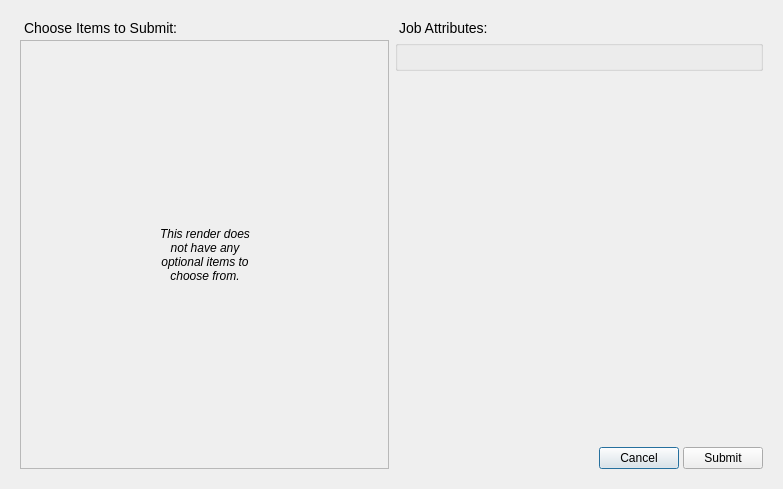
<?xml version="1.0" encoding="UTF-8"?>
<ui version="4.0">
 <class>Dialog</class>
 <widget class="QDialog" name="Dialog">
  <property name="geometry">
   <rect>
    <x>0</x>
    <y>0</y>
    <width>783</width>
    <height>489</height>
   </rect>
  </property>
  <property name="windowTitle">
   <string>Tank Dialog</string>
  </property>
  <layout class="QHBoxLayout" name="horizontalLayout_2">
   <item>
    <widget class="QStackedWidget" name="central_stackedWidget">
     <property name="currentIndex">
      <number>0</number>
     </property>
     <widget class="QWidget" name="submit_page">
      <layout class="QHBoxLayout" name="horizontalLayout_4">
       <item>
        <layout class="QVBoxLayout" name="verticalLayout_7" stretch="0,0">
         <property name="spacing">
          <number>4</number>
         </property>
         <item>
          <widget class="QLabel" name="items_title_label">
           <property name="styleSheet">
            <string notr="true">#items_title_label {
font-size: 14px
}</string>
           </property>
           <property name="text">
            <string>Choose Items to Submit:</string>
           </property>
           <property name="indent">
            <number>4</number>
           </property>
          </widget>
         </item>
         <item>
          <widget class="QStackedWidget" name="renders_stacked_widget">
           <property name="styleSheet">
            <string notr="true"/>
           </property>
           <property name="currentIndex">
            <number>1</number>
           </property>
           <widget class="QWidget" name="renders_page">
            <layout class="QHBoxLayout" name="horizontalLayout_7">
             <property name="spacing">
              <number>0</number>
             </property>
             <property name="margin">
              <number>0</number>
             </property>
             <item>
              <widget class="QScrollArea" name="task_scroll">
               <property name="styleSheet">
                <string notr="true">#task_scroll {
border-style: solid;
border-width: 1px;
border-radius: 2px;
border-color: rgb(32,32,32);
}</string>
               </property>
               <property name="widgetResizable">
                <bool>true</bool>
               </property>
               <widget class="QWidget" name="contents">
                <property name="geometry">
                 <rect>
                  <x>0</x>
                  <y>0</y>
                  <width>359</width>
                  <height>419</height>
                 </rect>
                </property>
               </widget>
              </widget>
             </item>
            </layout>
           </widget>
           <widget class="QWidget" name="no_renders_page">
            <property name="styleSheet">
             <string notr="true"/>
            </property>
            <layout class="QVBoxLayout" name="verticalLayout_2" stretch="0">
             <property name="spacing">
              <number>0</number>
             </property>
             <property name="margin">
              <number>0</number>
             </property>
             <item>
              <widget class="QFrame" name="no_renders_frame">
               <property name="styleSheet">
                <string notr="true">#no_publishes_frame {
border-style: solid;
border-width: 1px;
border-radius: 2px;
border-color: rgb(32,32,32);
}</string>
               </property>
               <property name="frameShape">
                <enum>QFrame::StyledPanel</enum>
               </property>
               <property name="frameShadow">
                <enum>QFrame::Raised</enum>
               </property>
               <layout class="QVBoxLayout" name="verticalLayout_3">
                <property name="spacing">
                 <number>0</number>
                </property>
                <property name="margin">
                 <number>0</number>
                </property>
                <item>
                 <spacer name="verticalSpacer">
                  <property name="orientation">
                   <enum>Qt::Vertical</enum>
                  </property>
                  <property name="sizeHint" stdset="0">
                   <size>
                    <width>0</width>
                    <height>88</height>
                   </size>
                  </property>
                 </spacer>
                </item>
                <item>
                 <layout class="QHBoxLayout" name="horizontalLayout_9" stretch="0,0,0">
                  <item>
                   <spacer name="horizontalSpacer_6">
                    <property name="orientation">
                     <enum>Qt::Horizontal</enum>
                    </property>
                    <property name="sizeHint" stdset="0">
                     <size>
                      <width>0</width>
                      <height>20</height>
                     </size>
                    </property>
                   </spacer>
                  </item>
                  <item>
                   <widget class="QLabel" name="label_6">
                    <property name="text">
                     <string>&lt;html&gt;&lt;head/&gt;&lt;body&gt;&lt;p&gt;&lt;span style=&quot; font-style:italic;&quot;&gt;This render does not have any optional items to choose from.&lt;/span&gt;&lt;/p&gt;&lt;/body&gt;&lt;/html&gt;</string>
                    </property>
                    <property name="alignment">
                     <set>Qt::AlignCenter</set>
                    </property>
                    <property name="wordWrap">
                     <bool>true</bool>
                    </property>
                   </widget>
                  </item>
                  <item>
                   <spacer name="horizontalSpacer_7">
                    <property name="orientation">
                     <enum>Qt::Horizontal</enum>
                    </property>
                    <property name="sizeType">
                     <enum>QSizePolicy::Expanding</enum>
                    </property>
                    <property name="sizeHint" stdset="0">
                     <size>
                      <width>0</width>
                      <height>20</height>
                     </size>
                    </property>
                   </spacer>
                  </item>
                 </layout>
                </item>
                <item>
                 <spacer name="verticalSpacer_2">
                  <property name="orientation">
                   <enum>Qt::Vertical</enum>
                  </property>
                  <property name="sizeHint" stdset="0">
                   <size>
                    <width>0</width>
                    <height>88</height>
                   </size>
                  </property>
                 </spacer>
                </item>
               </layout>
              </widget>
             </item>
            </layout>
           </widget>
          </widget>
         </item>
        </layout>
       </item>
       <item>
        <layout class="QVBoxLayout" name="verticalLayout">
         <property name="spacing">
          <number>4</number>
         </property>
         <item>
          <widget class="QLabel" name="info_title_label">
           <property name="styleSheet">
            <string notr="true">#info_title_label {
font-size: 14px
}</string>
           </property>
           <property name="text">
            <string>Job Attributes:</string>
           </property>
           <property name="indent">
            <number>4</number>
           </property>
          </widget>
         </item>
         <item>
          <widget class="QGroupBox" name="groupBox">
           <property name="title">
            <string/>
           </property>
           <property name="flat">
            <bool>false</bool>
           </property>
           <property name="checkable">
            <bool>false</bool>
           </property>
           <layout class="QGridLayout" name="gridLayout">
            <property name="topMargin">
             <number>12</number>
            </property>
           </layout>
          </widget>
         </item>
         <item>
          <spacer name="verticalSpacer_3">
           <property name="orientation">
            <enum>Qt::Vertical</enum>
           </property>
           <property name="sizeHint" stdset="0">
            <size>
             <width>20</width>
             <height>40</height>
            </size>
           </property>
          </spacer>
         </item>
         <item>
          <layout class="QHBoxLayout" name="horizontalLayout">
           <item>
            <spacer name="horizontalSpacer">
             <property name="orientation">
              <enum>Qt::Horizontal</enum>
             </property>
             <property name="sizeHint" stdset="0">
              <size>
               <width>40</width>
               <height>20</height>
              </size>
             </property>
            </spacer>
           </item>
           <item>
            <widget class="QPushButton" name="cancel_btn">
             <property name="minimumSize">
              <size>
               <width>80</width>
               <height>0</height>
              </size>
             </property>
             <property name="text">
              <string>Cancel</string>
             </property>
            </widget>
           </item>
           <item>
            <widget class="QPushButton" name="submit_btn">
             <property name="text">
              <string>Submit</string>
             </property>
            </widget>
           </item>
          </layout>
         </item>
        </layout>
       </item>
      </layout>
     </widget>
     <widget class="QWidget" name="progress_page">
      <layout class="QVBoxLayout" name="verticalLayout_10">
       <item>
        <layout class="QHBoxLayout" name="horizontalLayout_3" stretch="1,5,1">
         <item>
          <spacer name="horizontalSpacer_5">
           <property name="orientation">
            <enum>Qt::Horizontal</enum>
           </property>
           <property name="sizeHint" stdset="0">
            <size>
             <width>40</width>
             <height>20</height>
            </size>
           </property>
          </spacer>
         </item>
         <item>
          <layout class="QVBoxLayout" name="verticalLayout_9" stretch="2,0,0,3">
           <property name="spacing">
            <number>6</number>
           </property>
           <item>
            <spacer name="verticalSpacer_7">
             <property name="orientation">
              <enum>Qt::Vertical</enum>
             </property>
             <property name="sizeHint" stdset="0">
              <size>
               <width>20</width>
               <height>97</height>
              </size>
             </property>
            </spacer>
           </item>
           <item>
            <widget class="QLabel" name="title">
             <property name="styleSheet">
              <string notr="true">#title {
font-size: 24px;
}</string>
             </property>
             <property name="text">
              <string>Submitting...</string>
             </property>
            </widget>
           </item>
           <item>
            <widget class="QLabel" name="progress_details">
             <property name="text">
              <string>Please wait while submitting to the render farm.</string>
             </property>
             <property name="alignment">
              <set>Qt::AlignLeading|Qt::AlignLeft|Qt::AlignTop</set>
             </property>
             <property name="wordWrap">
              <bool>false</bool>
             </property>
            </widget>
           </item>
           <item>
            <spacer name="verticalSpacer_8">
             <property name="orientation">
              <enum>Qt::Vertical</enum>
             </property>
             <property name="sizeHint" stdset="0">
              <size>
               <width>20</width>
               <height>40</height>
              </size>
             </property>
            </spacer>
           </item>
          </layout>
         </item>
         <item>
          <spacer name="horizontalSpacer_8">
           <property name="orientation">
            <enum>Qt::Horizontal</enum>
           </property>
           <property name="sizeHint" stdset="0">
            <size>
             <width>40</width>
             <height>20</height>
            </size>
           </property>
          </spacer>
         </item>
        </layout>
       </item>
      </layout>
     </widget>
     <widget class="QWidget" name="success_page">
      <layout class="QVBoxLayout" name="verticalLayout_8">
       <item>
        <spacer name="verticalSpacer_4">
         <property name="orientation">
          <enum>Qt::Vertical</enum>
         </property>
         <property name="sizeHint" stdset="0">
          <size>
           <width>20</width>
           <height>134</height>
          </size>
         </property>
        </spacer>
       </item>
       <item>
        <layout class="QHBoxLayout" name="horizontalLayout_6" stretch="0,0,3,1">
         <item>
          <spacer name="horizontalSpacer_2">
           <property name="orientation">
            <enum>Qt::Horizontal</enum>
           </property>
           <property name="sizeHint" stdset="0">
            <size>
             <width>40</width>
             <height>20</height>
            </size>
           </property>
          </spacer>
         </item>
         <item>
          <layout class="QVBoxLayout" name="verticalLayout_5">
           <item>
            <widget class="QLabel" name="status_icon">
             <property name="minimumSize">
              <size>
               <width>80</width>
               <height>80</height>
              </size>
             </property>
             <property name="maximumSize">
              <size>
               <width>80</width>
               <height>80</height>
              </size>
             </property>
             <property name="baseSize">
              <size>
               <width>32</width>
               <height>32</height>
              </size>
             </property>
             <property name="text">
              <string/>
             </property>
             <property name="pixmap">
              <pixmap resource="resources.qrc">:/res/success.png</pixmap>
             </property>
             <property name="scaledContents">
              <bool>false</bool>
             </property>
             <property name="alignment">
              <set>Qt::AlignCenter</set>
             </property>
            </widget>
           </item>
           <item>
            <spacer name="verticalSpacer_6">
             <property name="orientation">
              <enum>Qt::Vertical</enum>
             </property>
             <property name="sizeHint" stdset="0">
              <size>
               <width>20</width>
               <height>40</height>
              </size>
             </property>
            </spacer>
           </item>
          </layout>
         </item>
         <item>
          <layout class="QVBoxLayout" name="verticalLayout_6" stretch="0,1">
           <property name="spacing">
            <number>0</number>
           </property>
           <item>
            <widget class="QLabel" name="success_status_title">
             <property name="font">
              <font>
               <pointsize>18</pointsize>
              </font>
             </property>
             <property name="styleSheet">
              <string notr="true"/>
             </property>
             <property name="text">
              <string>Success!</string>
             </property>
            </widget>
           </item>
           <item>
            <widget class="QLabel" name="success_details">
             <property name="text">
              <string>Submission was successfully sent to the render farm.</string>
             </property>
             <property name="alignment">
              <set>Qt::AlignLeading|Qt::AlignLeft|Qt::AlignTop</set>
             </property>
             <property name="wordWrap">
              <bool>true</bool>
             </property>
             <property name="textInteractionFlags">
              <set>Qt::LinksAccessibleByMouse|Qt::TextSelectableByMouse</set>
             </property>
            </widget>
           </item>
          </layout>
         </item>
         <item>
          <spacer name="horizontalSpacer_4">
           <property name="orientation">
            <enum>Qt::Horizontal</enum>
           </property>
           <property name="sizeHint" stdset="0">
            <size>
             <width>40</width>
             <height>20</height>
            </size>
           </property>
          </spacer>
         </item>
        </layout>
       </item>
       <item>
        <spacer name="verticalSpacer_5">
         <property name="orientation">
          <enum>Qt::Vertical</enum>
         </property>
         <property name="sizeHint" stdset="0">
          <size>
           <width>20</width>
           <height>134</height>
          </size>
         </property>
        </spacer>
       </item>
       <item>
        <layout class="QHBoxLayout" name="horizontalLayout_5">
         <item>
          <spacer name="horizontalSpacer_3">
           <property name="orientation">
            <enum>Qt::Horizontal</enum>
           </property>
           <property name="sizeHint" stdset="0">
            <size>
             <width>40</width>
             <height>20</height>
            </size>
           </property>
          </spacer>
         </item>
         <item>
          <widget class="QPushButton" name="success_close_btn">
           <property name="text">
            <string>Close</string>
           </property>
          </widget>
         </item>
        </layout>
       </item>
      </layout>
     </widget>
     <widget class="QWidget" name="failure_page">
      <layout class="QVBoxLayout" name="verticalLayout_19">
       <item>
        <spacer name="verticalSpacer_13">
         <property name="orientation">
          <enum>Qt::Vertical</enum>
         </property>
         <property name="sizeHint" stdset="0">
          <size>
           <width>20</width>
           <height>134</height>
          </size>
         </property>
        </spacer>
       </item>
       <item>
        <layout class="QHBoxLayout" name="horizontalLayout_15" stretch="0,0,3,1">
         <item>
          <spacer name="horizontalSpacer_14">
           <property name="orientation">
            <enum>Qt::Horizontal</enum>
           </property>
           <property name="sizeHint" stdset="0">
            <size>
             <width>40</width>
             <height>20</height>
            </size>
           </property>
          </spacer>
         </item>
         <item>
          <layout class="QVBoxLayout" name="verticalLayout_17">
           <item>
            <widget class="QLabel" name="status_icon_3">
             <property name="minimumSize">
              <size>
               <width>80</width>
               <height>80</height>
              </size>
             </property>
             <property name="maximumSize">
              <size>
               <width>80</width>
               <height>80</height>
              </size>
             </property>
             <property name="baseSize">
              <size>
               <width>32</width>
               <height>32</height>
              </size>
             </property>
             <property name="text">
              <string/>
             </property>
             <property name="pixmap">
              <pixmap resource="resources.qrc">:/res/failure.png</pixmap>
             </property>
             <property name="scaledContents">
              <bool>false</bool>
             </property>
             <property name="alignment">
              <set>Qt::AlignCenter</set>
             </property>
            </widget>
           </item>
           <item>
            <spacer name="verticalSpacer_14">
             <property name="orientation">
              <enum>Qt::Vertical</enum>
             </property>
             <property name="sizeHint" stdset="0">
              <size>
               <width>20</width>
               <height>40</height>
              </size>
             </property>
            </spacer>
           </item>
          </layout>
         </item>
         <item>
          <layout class="QVBoxLayout" name="verticalLayout_18" stretch="0,1">
           <property name="spacing">
            <number>0</number>
           </property>
           <item>
            <widget class="QLabel" name="failure_status_title">
             <property name="font">
              <font>
               <pointsize>18</pointsize>
              </font>
             </property>
             <property name="styleSheet">
              <string notr="true"/>
             </property>
             <property name="text">
              <string>Failure!</string>
             </property>
            </widget>
           </item>
           <item>
            <widget class="QLabel" name="failure_details">
             <property name="text">
              <string>Details...</string>
             </property>
             <property name="alignment">
              <set>Qt::AlignLeading|Qt::AlignLeft|Qt::AlignTop</set>
             </property>
             <property name="wordWrap">
              <bool>true</bool>
             </property>
             <property name="textInteractionFlags">
              <set>Qt::LinksAccessibleByMouse|Qt::TextSelectableByMouse</set>
             </property>
            </widget>
           </item>
          </layout>
         </item>
         <item>
          <spacer name="horizontalSpacer_15">
           <property name="orientation">
            <enum>Qt::Horizontal</enum>
           </property>
           <property name="sizeHint" stdset="0">
            <size>
             <width>40</width>
             <height>20</height>
            </size>
           </property>
          </spacer>
         </item>
        </layout>
       </item>
       <item>
        <spacer name="verticalSpacer_15">
         <property name="orientation">
          <enum>Qt::Vertical</enum>
         </property>
         <property name="sizeHint" stdset="0">
          <size>
           <width>20</width>
           <height>134</height>
          </size>
         </property>
        </spacer>
       </item>
       <item>
        <layout class="QHBoxLayout" name="horizontalLayout_14">
         <item>
          <spacer name="horizontalSpacer_13">
           <property name="orientation">
            <enum>Qt::Horizontal</enum>
           </property>
           <property name="sizeHint" stdset="0">
            <size>
             <width>40</width>
             <height>20</height>
            </size>
           </property>
          </spacer>
         </item>
         <item>
          <widget class="QPushButton" name="failure_close_btn">
           <property name="text">
            <string>Close</string>
           </property>
          </widget>
         </item>
        </layout>
       </item>
      </layout>
     </widget>
    </widget>
   </item>
  </layout>
 </widget>
 <resources>
  <include location="resources.qrc"/>
 </resources>
 <connections/>
</ui>
